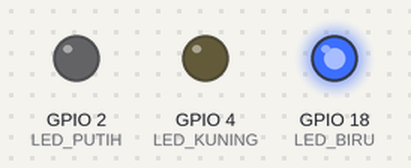
This sketch was run on a simulated ESP32. Parts: output pins drawn as LEDs (lit = HIGH).

Above: at 0.5 s.
At 1.5 s:
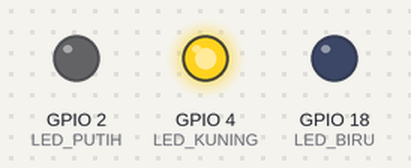
At 5.5 s:
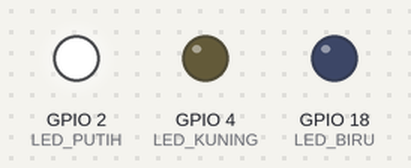
Timing chart, 0 to 6.9 s (numbered marks = the images above):
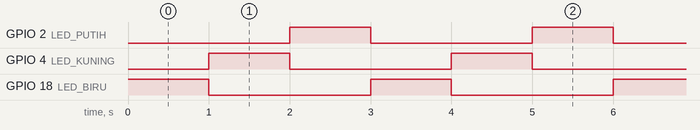

The sketch:

sketch.ino
```cpp
// Sesuaikan nomor pin ini dengan tulisan di board ESP32 pada gambar
#define LED_BIRU 18   // Kabel biru
#define LED_KUNING 4   // Kabel KUNING
#define LED_PUTIH 2    // kabel putih

void setup() {
  Serial.begin(115200);

  // Mengatur pin LED sebagai OUTPUT
  pinMode(LED_BIRU, OUTPUT);
  pinMode(LED_KUNING, OUTPUT);
  pinMode(LED_PUTIH, OUTPUT);
}

void loop() {
  // Menyalakan LED Biru, mematikan YANG LAIN
  digitalWrite(LED_BIRU, HIGH);
  digitalWrite(LED_KUNING, LOW);
  digitalWrite(LED_PUTIH, LOW);
  delay(1000); // Tunggu 1 detik

  // menyalakan LED KUNING, matikan yang lain
  digitalWrite(LED_BIRU, LOW);
  digitalWrite(LED_KUNING, HIGH);
  digitalWrite(LED_PUTIH, LOW);
  delay(1000); // Tunggu 1 detik

  // menyalakan LED PUTIH, matikan yang lain
  digitalWrite(LED_BIRU, LOW);
  digitalWrite(LED_KUNING, LOW);
  digitalWrite(LED_PUTIH, HIGH);
  delay(1000); // tunggu 1 detik
}
```

Measured:
- by itself, GPIO 2 (LED_PUTIH), GPIO 4 (LED_KUNING), GPIO 18 (LED_BIRU): alternates HIGH for 1.0 s and LOW for 2.0 s
- by itself, everything shown: repeats every 3.0 s, in 3 steps
